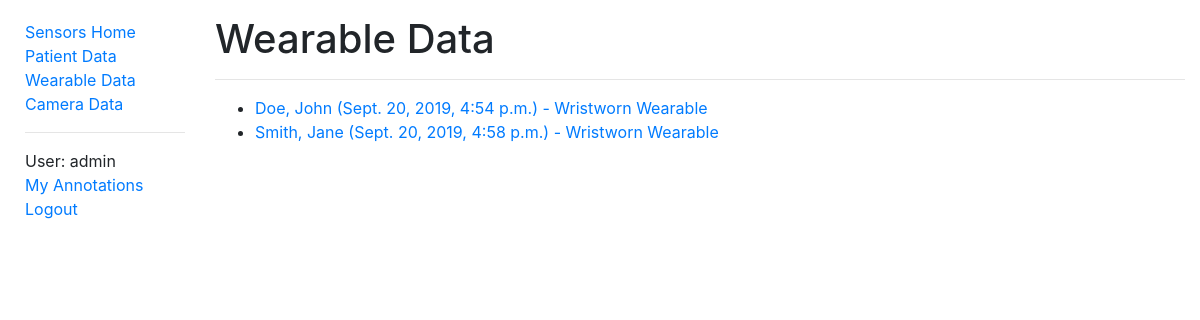
/sensors/wearabledata/ (signed in), run on an earlier commit of the app's database.
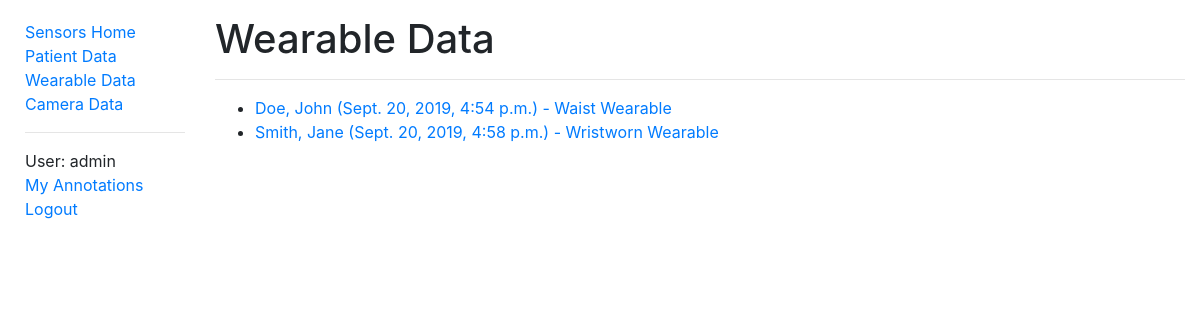
And on a later commit of the database.
### sensors/models.py (models this page shows, shortened)
class WearableData(models.Model):
    id = models.UUIDField(primary_key=True, default=uuid.uuid4, help_text='Unique ID for this wearable data')
    patient = models.ForeignKey('PatientData', on_delete=models.CASCADE, null=True, related_name='wearables')
    filename = models.FileField(upload_to='wearable/', help_text='Wearable data file')
    time = models.DateTimeField(help_text='Session date & time')
    note = models.CharField(max_length=500, help_text='Note regarding wearable data')
    class Meta:
        ordering = ['patient', '-time']
        permissions = (("can_alter_wearabledata", "Can create or edit wearable data entries."),)
    def get_absolute_url(self):
        return reverse('wearabledata-detail', args=[str(self.id)])

class PatientData(models.Model):
    id = models.AutoField(primary_key=True)
    first_name = models.CharField(max_length=50, help_text='Patient first name')
    last_name = models.CharField(max_length=50, help_text='Patient last name')
    date_of_birth = models.DateField(help_text='Patient date of birth')
    notes = models.CharField(max_length=500, help_text='Notes regarding patient')
    class Meta:
        ordering = ['last_name']
        permissions = (("can_alter_patientdata", "Can create or edit patient data entries."),)
    def __str__(self):
        return f'{self.last_name}, {self.first_name}'

### sensors/views.py (the view)
# urls.py: path('wearabledata/', views.WearableDataListView.as_view(), name='wearabledata'),
class WearableDataListView(LoginRequiredMixin, generic.ListView):
    model = WearableData
    paginate_by = 10

### sensors/context_processors.py (called while the page is built)
def extra_context(request):
    return {'media_url': settings.MEDIA_URL}

### sensors/templates/sensors/wearabledata_list.html
{% extends "base.html" %}
{% block content %}
  <div class="titleText">
    <h1>Wearable Data</h1>
  </div>
  <hr>
  <ul>
    {% for wearabledata in wearabledata_list %}
      <li>
        <a href="{{ wearabledata.get_absolute_url }}">
          {{ wearabledata.patient }} ({{ wearabledata.time }}) - {{ wearabledata.note }}
        </a>
      </li>
    {% empty %}
      <p>There are no wearable data in the database.</p>
    {% endfor %}
  </ul>
{% endblock %}

What changed in the data, as far as the page shows it:
changed WearableData "Doe, John": note "Wristworn Wearable" → "Waist Wearable"
